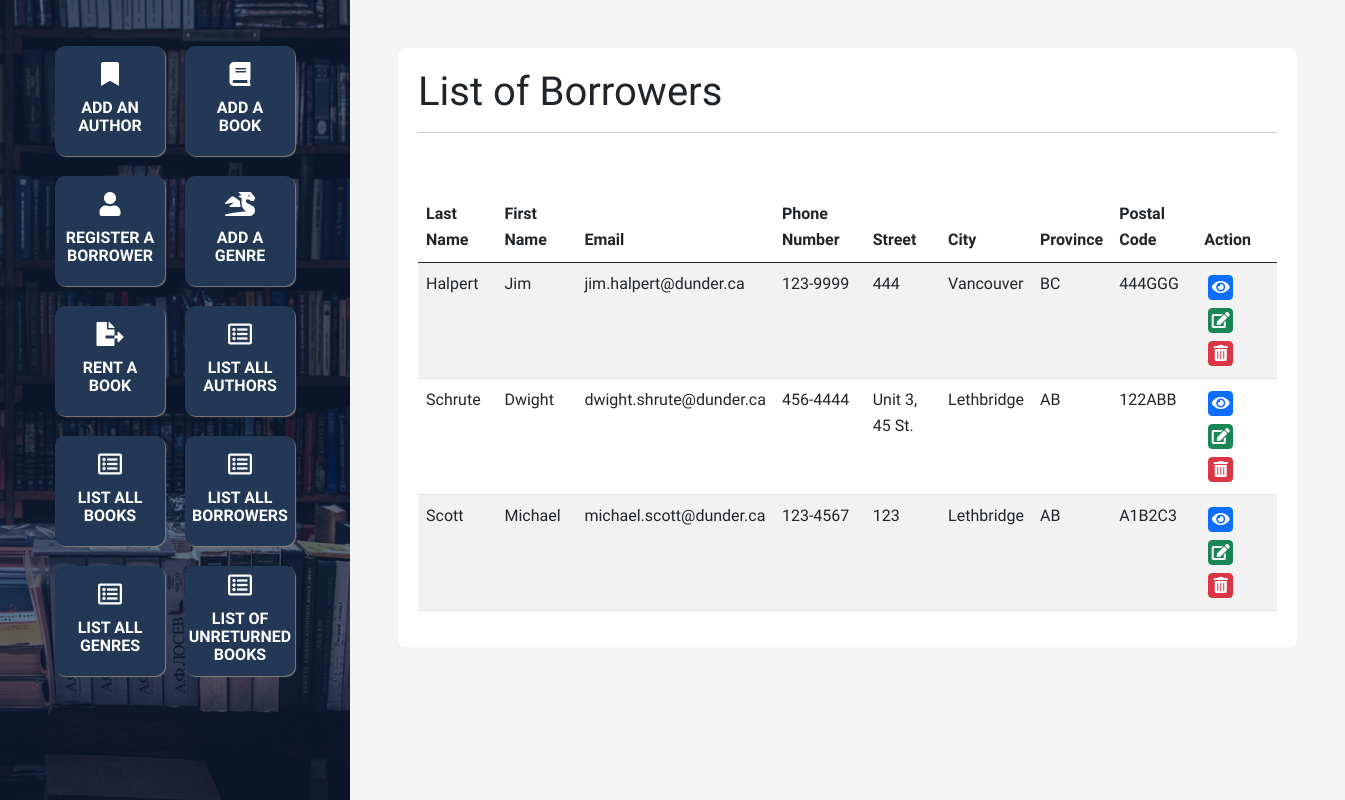
Before: /list/borrowers.php with the older database file.
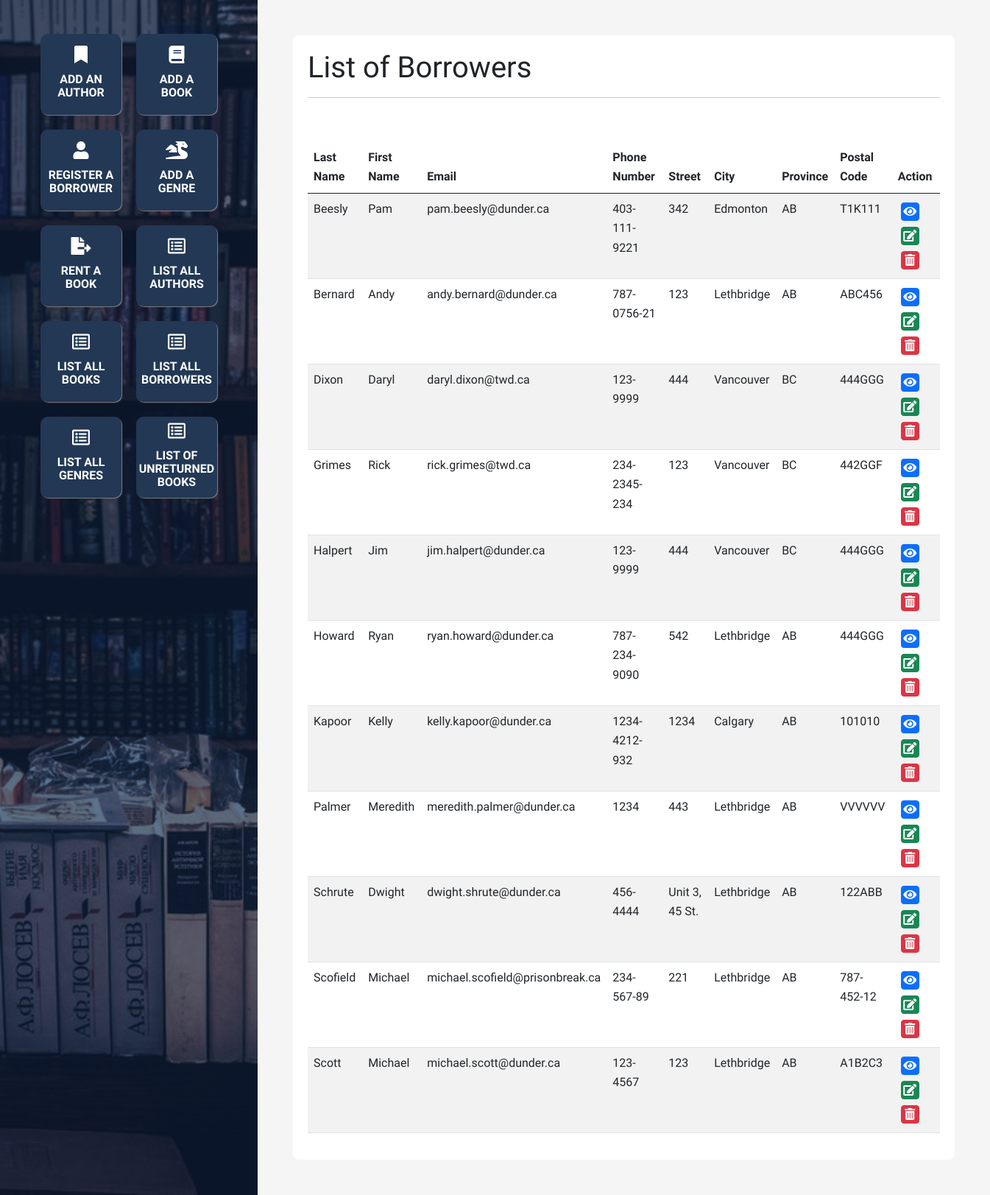
After: the same page with the newer database file.
### tables this page shows
create table BORROWER(
    id int unsigned not null auto_increment,
    fName varchar(35),
    lName varchar(45) not null,
    email varchar(35) not null unique,
    phone varchar(15),
    street varchar(30),
    city varchar(30),
    prov enum('NL', 'PE', 'NS', 'NB', 'QC', 'ON', 'MB', 'SK', 'AB', 'BC', 'YT', 'NT', 'NU'),
    postalCode varchar(10),
    primary key (id)
);

### list/borrowers.php (the view, shortened to what this page needs)
<?php
    include '../config.php';
    include '../head.php';
    include '../footer.php';
    $head = new Head();
    $head->setTitle('Borrowers');
    $head->addStyle('../css/styles.css');
    $head->drawHead();
    $head->drawMenu();
?>
<div class="right p-5">
    <main>
        <h1>List of Borrowers</h1>
        <hr>
        <?php
            $sql = 'select * from BORROWER order by lName asc';
            $result = $conn->query($sql);
            if (!$result)
            {
                echo '<div class="bg-danger text-white p-3 mb-5">Connection error!</div>';
                exit;
            }
            else if ($result->num_rows > 0)
            {
                echo '<table class="table table-striped">';
                echo '<thead>';
                echo '<tr>';
                echo '<th scope="col">Last Name</th>';
                echo '<th scope="col">First Name</th>';
                echo '<th scope="col">Email</th>';
                echo '<th scope="col">Phone Number</th>';
                echo '<th scope="col">Street</th>';
                echo '<th scope="col">City</th>';
                echo '<th scope="col">Province</th>';
                echo '<th scope="col">Postal Code</th>';
                echo '<th scope="col">Action</th>';
                echo '</tr>';
                echo '</thead>';
                echo '<tbody>';
                while($row = $result->fetch_assoc()) {
                    echo '<tr>';
                    echo '<td class="col">'.$row['lName'].'</td>';
                    echo '<td class="col">'.$row['fName'].'</td>';
                    echo '<td class="col">'.$row['email'].'</td>';
                    echo '<td class="col">'.$row['phone'].'</td>';
                    echo '<td class="col">'.$row['street'].'</td>';
                    echo '<td class="col">'.$row['city'].'</td>';
                    echo '<td class="col">'.$row['prov'].'</td>';
                    echo '<td class="col">'.$row['postalCode'].'</td>';
                    echo '<td class="col">';
                    echo '<a title="Update" class="mx-1 my-1 p-1 btn btn-primary" href="../view/borrower.php?id='.$row['id'].'"><i class="fas fa-eye"></i>';
                    echo '<a title="Edit" class="mx-1 my-1 p-1 btn btn-success" href="../edit/borrower.php?id='.$row['id'].'"><i class="fas fa-edit"></i></a>';
                    echo '<a title="Delete" class="mx-1 my-1 p-1 btn btn-danger" href="../delete/borrower.php?id='.$row['id'].'"><i class="fas fa-trash-alt"></i></a>';
                    echo '</td>';
                    echo '</tr>';
                }
                echo '</tbody>';
                echo '</table>';
            }
            else
            {
                echo '<div class="text-muted">No borrowers found.</div>';
            }
        ?>
    </main>
</div>
<?php
    $footer = new Footer();
    $footer->addScript('../js/site.js');
    $footer->drawFooter();
?>

### head.php (shortened to what this page needs)
<?php
    class Head {
        public $title = '';
        public $styles = [];
        function setTitle($pTitle) {
            $this->title = $pTitle;
        }
        function addStyle($pStyle) {
            array_push($this->styles, $pStyle);
        }
        function drawHead() {
            echo
            '
            <!DOCTYPE html>
                <html lang="en">
                <head>
                    <meta charset="UTF-8">
                    <meta http-equiv="X-UA-Compatible" content="IE=edge">
                    <meta name="viewport" content="width=device-width, initial-scale=1.0">
                    <link href="https://cdn.jsdelivr.net/npm/bootstrap@5.0.2/dist/css/bootstrap.min.css" rel="stylesheet">
                    <script src="https://cdnjs.cloudflare.com/ajax/libs/moment.js/2.29.1/moment.min.js"></script>
                    <link rel="stylesheet" href="https://cdnjs.cloudflare.com/ajax/libs/font-awesome/6.0.0-beta2/css/fontawesome.min.css">
                    <link rel="stylesheet" href="https://use.fontawesome.com/releases/v5.15.4/css/all.css">
                    <link rel="preconnect" href="https://fonts.googleapis.com">
                    <link rel="preconnect" href="https://fonts.gstatic.com" crossorigin>
                    <link href="https://fonts.googleapis.com/css2?family=Roboto:wght@300;400&family=Source+Sans+Pro:wght@300;700&display=swap" rel="stylesheet">
            ';
            foreach ($this->styles as $item) {
                echo '<link rel="stylesheet" href="'.$item.'">';
            }
            echo
                '<title>'.$this->title.'</title>
                </head>';
        }
        function drawMenu() {
            echo
            '
                <body>
                    <div class="body-wrapper d-flex">
                        <div class="left menu p-3">
                                <ul>
                                    <li>
                                        <a href="../create/author.php">
                                            <i class="fas fa-bookmark"></i>
                                            <div>Add an author</div>
                                        </a>
                                    </li>
                                    <li>
                                        <a href="../create/book.php">
                                            <i class="fas fa-book"></i>
                                            <div>Add a book</div>
                                        </a>
                                    </li>
                                    <li>
                                        <a href="../create/borrower.php">
                                            <i class="fas fa-user"></i>
                                            <div>Register a borrower</div>
                                        </a>
                                    </li>
                                    <li>
                                        <a href="../create/genre.php">
                                            <i class="fas fa-dragon"></i>
                                            <div>Add a Genre</div>
                                        </a>
                                    </li>
                                    <li>
                                        <a href="../create/rental.php">
                                            <i class="fas fa-file-export"></i>
                                            <div>Rent a book</div>
                                        </a>
                                    </li>
                                    <li>
                                        <a href="../list/authors.php">
                                            <i class="far fa-list-alt"></i>
                                            <div>List all authors</div>
                                        </a>
                                    </li>
                                    <li>
                                        <a href="../list/books.php">
                                            <i class="far fa-list-alt"></i>
                                            <div>List all books</div>
                                        </a>
                                    </li>
                                    <li>
                                        <a href="../list/borrowers.php">
                                            <i class="far fa-list-alt"></i>
                                            <div>List all borrowers</div>
                                        </a>
                                    </li>
                                    <li>
                                        <a href="../list/genres.php">
                                            <i class="far fa-list-alt"></i>
                                            <div>List all genres</div>
                                        </a>
                                    </li>
                                    <li>
                                        <a href="../list/rental.php">
                                            <i class="far fa-list-alt"></i>
                                            <div>List of unreturned books</div>
                                        </a>
                                    </li>
                                </ul>
                        </div>
            ';
        }
    }
?>

### footer.php (shortened to what this page needs)
<?php
    class Footer {
        function drawFooter() {
            echo
            '
                </div>
                <script src="https://code.jquery.com/jquery-3.6.0.min.js"></script>
                <script src="https://cdnjs.cloudflare.com/ajax/libs/popper.js/1.12.9/umd/popper.min.js"></script>
                <script src="https://maxcdn.bootstrapcdn.com/bootstrap/4.0.0/js/bootstrap.min.js"></script>
            ';
            echo
            '   </body>
                </html>';
        }
    }
?>

### css/styles.css (style rules this page uses)
body { font-family: 'Source Sans Pro', sans-serif; line-height:1.65rem; }
a { text-decoration: none; }
hr { margin-bottom: 60px; }
table i { height: 15px; width: 15px; display: flex !important; justify-content: center; align-items: center; }
.body-wrapper { min-height: 650px; background-color: whitesmoke; }
.left { width:350px; flex-shrink:0; background-color: #223855; background-image: url('../assets/background.jpg'); background-position: center; background-repeat: no-repeat; background-size: cover; background-blend-mode: soft-light; position: fixed; height: 100%; overflow-y: auto; z-index:2; }
.right { width:100%; flex-shrink:1; margin-left: 350px; min-height:100vh; }
.menu ul { list-style-type: none; padding:0; margin: 20px 0; display: flex; flex-direction: row; flex-wrap: wrap; justify-content: center; }
.menu ul li a { background-color: #223855; display: flex; text-align: center; margin: 10px; width: 110px; height: 110px; justify-content: center; flex-direction: column; align-items: center; box-shadow: 1px 1px 1px #847e7e; padding:10px; line-height: 18px; color: white; text-transform: uppercase; font-weight: 700; border-radius: 10px; }
.menu ul li a i { display: block; width: 100%; font-size:1.5rem; padding-bottom: 8px; }
.menu ul li a div { display: flex; justify-content: center; align-items: center; padding:5px 0; }
main { width: 100%; background: white; min-height: 550px; border-radius: 8px; padding: 20px; }

Changed rows visible on the page:
added borrower: lName "Beesly", fName "Pam", email "pam.beesly@dunder.ca", phone "403-111-9221", street "342", city "Edmonton", prov "AB", postalCode "T1K111"
added borrower: lName "Bernard", fName "Andy", email "andy.bernard@dunder.ca", phone "787-0756-21", street "123", city "Lethbridge", prov "AB", postalCode "ABC456"
added borrower: lName "Dixon", fName "Daryl", email "daryl.dixon@twd.ca", phone "123-9999", street "444", city "Vancouver", prov "BC", postalCode "444GGG"
added borrower: lName "Grimes", fName "Rick", email "rick.grimes@twd.ca", phone "234-2345-234", street "123", city "Vancouver", prov "BC", postalCode "442GGF"
added borrower: lName "Howard", fName "Ryan", email "ryan.howard@dunder.ca", phone "787-234-9090", street "542", city "Lethbridge", prov "AB", postalCode "444GGG"
added borrower: lName "Kapoor", fName "Kelly", email "kelly.kapoor@dunder.ca", phone "1234-4212-932", street "1234", city "Calgary", prov "AB", postalCode "101010"
added borrower: lName "Palmer", fName "Meredith", email "meredith.palmer@dunder.ca", phone "1234", street "443", city "Lethbridge", prov "AB", postalCode "VVVVVV"
added borrower: lName "Scofield", fName "Michael", email "michael.scofield@prisonbreak.ca", phone "234-567-89", street "221", city "Lethbridge", prov "AB", postalCode "787-452-12"
